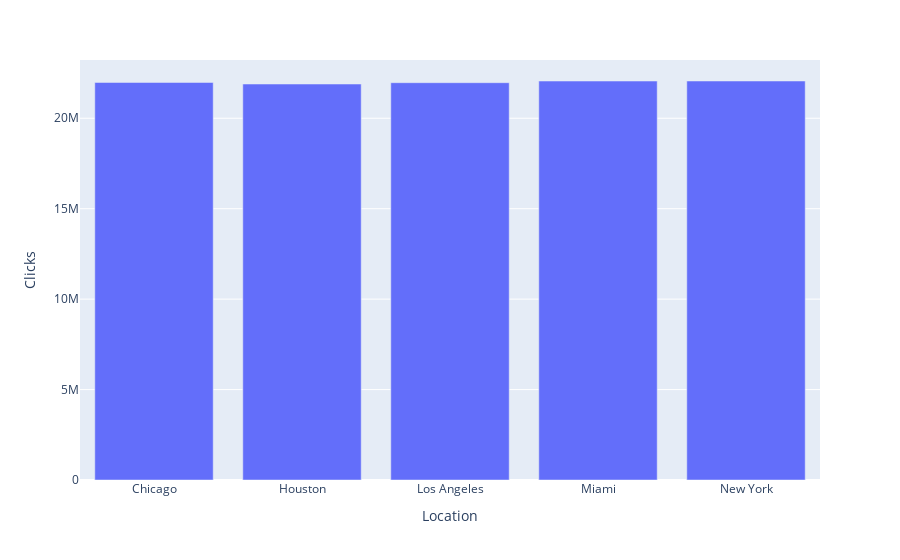

The notebook cell this image was saved under:
### Code cell
loca = df.groupby('Location')['Clicks'].sum().reset_index()
px.bar(loca,y='Clicks', x='Location')

### Figure 1 — Plotly figure (JSON) as saved in the notebook; plotly's stock layout.template omitted (floating-point values rounded to 4 significant figures)
{"data": [{"hovertemplate": "Location=%{x}<br>Clicks=%{y}<extra></extra>", "legendgroup": "", "marker": {"color": "#636efa", "pattern": {"shape": ""}}, "name": "", "orientation": "v", "showlegend": false, "textposition": "auto", "type": "bar", "x": ["Chicago", "Houston", "Los Angeles", "Miami", "New York"], "xaxis": "x", "y": [21978398, 21892547, 21966553, 22056765, 22060143], "yaxis": "y"}], "layout": {"barmode": "relative", "legend": {"tracegroupgap": 0}, "margin": {"t": 60}, "xaxis": {"anchor": "y", "domain": [0, 1], "title": {"text": "Location"}}, "yaxis": {"anchor": "x", "domain": [0, 1], "title": {"text": "Clicks"}}}}
